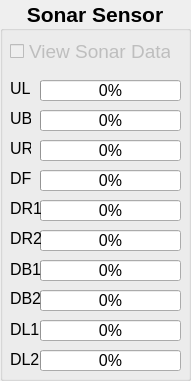
   <widget class="QGroupBox" name="sonar_groupBox">
    <property name="geometry">
     <rect>
      <x>1120</x>
      <y>400</y>
      <width>191</width>
      <height>381</height>
     </rect>
    </property>
    <property name="font">
     <font>
      <pointsize>16</pointsize>
      <weight>75</weight>
      <bold>true</bold>
     </font>
    </property>
    <property name="title">
     <string>Sonar Sensor</string>
    </property>
    <property name="alignment">
     <set>Qt::AlignCenter</set>
    </property>
    <property name="flat">
     <bool>false</bool>
    </property>
    <property name="checkable">
     <bool>false</bool>
    </property>
    <widget class="QLabel" name="ursonar_label">
     <property name="geometry">
      <rect>
       <x>10</x>
       <y>80</y>
       <width>21</width>
       <height>17</height>
      </rect>
     </property>
     <property name="font">
      <font>
       <pointsize>12</pointsize>
       <weight>50</weight>
       <bold>false</bold>
      </font>
     </property>
     <property name="text">
      <string>UL</string>
     </property>
    </widget>
    <widget class="QProgressBar" name="ur_progressBar">
     <property name="geometry">
      <rect>
       <x>40</x>
       <y>80</y>
       <width>141</width>
       <height>21</height>
      </rect>
     </property>
     <property name="font">
      <font>
       <pointsize>12</pointsize>
       <weight>50</weight>
       <bold>false</bold>
      </font>
     </property>
     <property name="maximum">
      <number>80</number>
     </property>
     <property name="value">
      <number>0</number>
     </property>
    </widget>
    <widget class="QProgressBar" name="ub_progressBar">
     <property name="geometry">
      <rect>
       <x>40</x>
       <y>110</y>
       <width>141</width>
       <height>21</height>
      </rect>
     </property>
     <property name="font">
      <font>
       <pointsize>12</pointsize>
       <weight>50</weight>
       <bold>false</bold>
      </font>
     </property>
     <property name="maximum">
      <number>80</number>
     </property>
     <property name="value">
      <number>0</number>
     </property>
    </widget>
    <widget class="QProgressBar" name="ul_progressBar">
     <property name="geometry">
      <rect>
       <x>40</x>
       <y>140</y>
       <width>141</width>
       <height>21</height>
      </rect>
     </property>
     <property name="font">
      <font>
       <pointsize>12</pointsize>
       <weight>50</weight>
       <bold>false</bold>
      </font>
     </property>
     <property name="maximum">
      <number>80</number>
     </property>
     <property name="value">
      <number>0</number>
     </property>
    </widget>
    <widget class="QLabel" name="ubsonar_label">
     <property name="geometry">
      <rect>
       <x>10</x>
       <y>110</y>
       <width>21</width>
       <height>17</height>
      </rect>
     </property>
     <property name="font">
      <font>
       <pointsize>12</pointsize>
       <weight>50</weight>
       <bold>false</bold>
      </font>
     </property>
     <property name="text">
      <string>UB</string>
     </property>
    </widget>
    <widget class="QLabel" name="ulsonar_label">
     <property name="geometry">
      <rect>
       <x>10</x>
       <y>140</y>
       <width>21</width>
       <height>17</height>
      </rect>
     </property>
     <property name="font">
      <font>
       <pointsize>12</pointsize>
       <weight>50</weight>
       <bold>false</bold>
      </font>
     </property>
     <property name="text">
      <string>UR</string>
     </property>
    </widget>
    <widget class="QProgressBar" name="df_progressBar">
     <property name="geometry">
      <rect>
       <x>40</x>
       <y>170</y>
       <width>141</width>
       <height>21</height>
      </rect>
     </property>
     <property name="font">
      <font>
       <pointsize>12</pointsize>
       <weight>50</weight>
       <bold>false</bold>
      </font>
     </property>
     <property name="maximum">
      <number>80</number>
     </property>
     <property name="value">
      <number>0</number>
     </property>
    </widget>
    <widget class="QProgressBar" name="dr1_progressBar">
     <property name="geometry">
      <rect>
       <x>40</x>
       <y>200</y>
       <width>141</width>
       <height>21</height>
      </rect>
     </property>
     <property name="font">
      <font>
       <pointsize>12</pointsize>
       <weight>50</weight>
       <bold>false</bold>
      </font>
     </property>
     <property name="maximum">
      <number>80</number>
     </property>
     <property name="value">
      <number>0</number>
     </property>
    </widget>
    <widget class="QProgressBar" name="dr2_progressBar">
     <property name="geometry">
      <rect>
       <x>40</x>
       <y>230</y>
       <width>141</width>
       <height>21</height>
      </rect>
     </property>
     <property name="font">
      <font>
       <pointsize>12</pointsize>
       <weight>50</weight>
       <bold>false</bold>
      </font>
     </property>
     <property name="maximum">
      <number>80</number>
     </property>
     <property name="value">
      <number>0</number>
     </property>
    </widget>
    <widget class="QProgressBar" name="db1_progressBar">
     <property name="geometry">
      <rect>
       <x>40</x>
       <y>290</y>
       <width>141</width>
       <height>21</height>
      </rect>
     </property>
     <property name="font">
      <font>
       <pointsize>12</pointsize>
       <weight>50</weight>
       <bold>false</bold>
      </font>
     </property>
     <property name="maximum">
      <number>80</number>
     </property>
     <property name="value">
      <number>0</number>
     </property>
    </widget>
    <widget class="QProgressBar" name="db2_progressBar">
     <property name="geometry">
      <rect>
       <x>40</x>
       <y>260</y>
       <width>141</width>
       <height>21</height>
      </rect>
     </property>
     <property name="font">
      <font>
       <pointsize>12</pointsize>
       <weight>50</weight>
       <bold>false</bold>
      </font>
     </property>
     <property name="maximum">
      <number>80</number>
     </property>
     <property name="value">
      <number>0</number>
     </property>
    </widget>
    <widget class="QProgressBar" name="dl1_progressBar">
     <property name="geometry">
      <rect>
       <x>40</x>
       <y>320</y>
       <width>141</width>
       <height>21</height>
      </rect>
     </property>
     <property name="font">
      <font>
       <pointsize>12</pointsize>
       <weight>50</weight>
       <bold>false</bold>
      </font>
     </property>
     <property name="maximum">
      <number>80</number>
     </property>
     <property name="value">
      <number>0</number>
     </property>
    </widget>
    <widget class="QProgressBar" name="dl2_progressBar">
     <property name="geometry">
      <rect>
       <x>40</x>
       <y>350</y>
       <width>141</width>
       <height>21</height>
      </rect>
     </property>
     <property name="font">
      <font>
       <pointsize>12</pointsize>
       <weight>50</weight>
       <bold>false</bold>
      </font>
     </property>
     <property name="maximum">
      <number>80</number>
     </property>
     <property name="value">
      <number>0</number>
     </property>
    </widget>
    <widget class="QLabel" name="dfsonar_label">
     <property name="geometry">
      <rect>
       <x>10</x>
       <y>170</y>
       <width>31</width>
       <height>17</height>
      </rect>
     </property>
     <property name="font">
      <font>
       <pointsize>12</pointsize>
       <weight>50</weight>
       <bold>false</bold>
      </font>
     </property>
     <property name="text">
      <string>DF</string>
     </property>
    </widget>
    <widget class="QLabel" name="dr1sonar_label">
     <property name="geometry">
      <rect>
       <x>10</x>
       <y>200</y>
       <width>31</width>
       <height>17</height>
      </rect>
     </property>
     <property name="font">
      <font>
       <pointsize>12</pointsize>
       <weight>50</weight>
       <bold>false</bold>
      </font>
     </property>
     <property name="text">
      <string>DR1</string>
     </property>
    </widget>
    <widget class="QLabel" name="dr2sonar_label">
     <property name="geometry">
      <rect>
       <x>10</x>
       <y>230</y>
       <width>31</width>
       <height>17</height>
      </rect>
     </property>
     <property name="font">
      <font>
       <pointsize>12</pointsize>
       <weight>50</weight>
       <bold>false</bold>
      </font>
     </property>
     <property name="text">
      <string>DR2</string>
     </property>
    </widget>
    <widget class="QLabel" name="db1sonar_label">
     <property name="geometry">
      <rect>
       <x>10</x>
       <y>290</y>
       <width>31</width>
       <height>17</height>
      </rect>
     </property>
     <property name="font">
      <font>
       <pointsize>12</pointsize>
       <weight>50</weight>
       <bold>false</bold>
      </font>
     </property>
     <property name="text">
      <string>DB2</string>
     </property>
    </widget>
    <widget class="QLabel" name="db2sonar_label">
     <property name="geometry">
      <rect>
       <x>10</x>
       <y>260</y>
       <width>31</width>
       <height>17</height>
      </rect>
     </property>
     <property name="font">
      <font>
       <pointsize>12</pointsize>
       <weight>50</weight>
       <bold>false</bold>
      </font>
     </property>
     <property name="text">
      <string>DB1</string>
     </property>
     <property name="textFormat">
      <enum>Qt::RichText</enum>
     </property>
    </widget>
    <widget class="QLabel" name="dl1sonar_label">
     <property name="geometry">
      <rect>
       <x>10</x>
       <y>320</y>
       <width>31</width>
       <height>17</height>
      </rect>
     </property>
     <property name="font">
      <font>
       <pointsize>12</pointsize>
       <weight>50</weight>
       <bold>false</bold>
      </font>
     </property>
     <property name="text">
      <string>DL1</string>
     </property>
     <property name="textFormat">
      <enum>Qt::RichText</enum>
     </property>
    </widget>
    <widget class="QLabel" name="dl2sonar_label">
     <property name="geometry">
      <rect>
       <x>10</x>
       <y>350</y>
       <width>31</width>
       <height>17</height>
      </rect>
     </property>
     <property name="font">
      <font>
       <pointsize>12</pointsize>
       <weight>50</weight>
       <bold>false</bold>
      </font>
     </property>
     <property name="text">
      <string>DL2</string>
     </property>
     <property name="textFormat">
      <enum>Qt::RichText</enum>
     </property>
    </widget>
    <widget class="QCheckBox" name="viewsonar_checkBox">
     <property name="enabled">
      <bool>false</bool>
     </property>
     <property name="geometry">
      <rect>
       <x>10</x>
       <y>40</y>
       <width>161</width>
       <height>23</height>
      </rect>
     </property>
     <property name="font">
      <font>
       <pointsize>14</pointsize>
       <weight>50</weight>
       <bold>false</bold>
      </font>
     </property>
     <property name="text">
      <string>View Sonar Data</string>
     </property>
    </widget>
   </widget>
